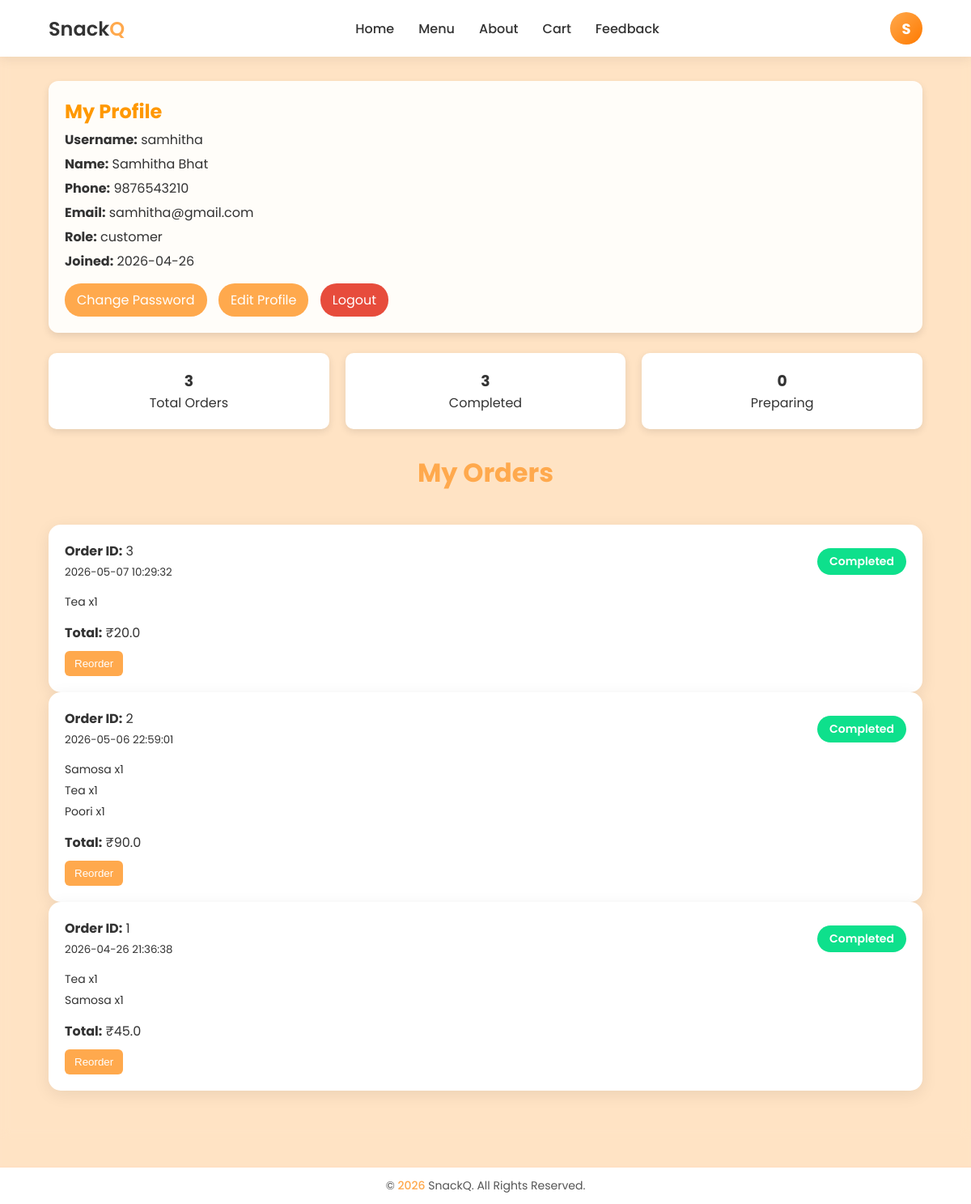
Page /profile (signed in) on the committed database.
### tables this page shows
CREATE TABLE users (
            id INTEGER PRIMARY KEY AUTOINCREMENT,
            username TEXT UNIQUE,
            password TEXT,
            role TEXT DEFAULT 'user',
            full_name TEXT,
            email TEXT,
            phone TEXT,
            created_at TEXT DEFAULT CURRENT_TIMESTAMP
        );

CREATE TABLE orders (
            id INTEGER PRIMARY KEY AUTOINCREMENT,
            user_id INTEGER,
            total_amount REAL,
            status TEXT,
            created_at TIMESTAMP DEFAULT CURRENT_TIMESTAMP
        );

CREATE TABLE order_items (
            id INTEGER PRIMARY KEY AUTOINCREMENT,
            order_id INTEGER,
            item_name TEXT,
            price REAL,
            quantity INTEGER
        );

### app.py (the view)
@app.route("/profile")
def profile():
    if session.get("role") != "customer":
        return "Access Denied"
    conn = get_db_connection()
    user = conn.execute("""
        SELECT username, full_name, email, phone, role, created_at
        FROM users
        WHERE id=?
    """, (session["user_id"],)).fetchone()
    active_orders = conn.execute("""
        SELECT id FROM orders
        WHERE status NOT IN ('Completed', 'Cancelled')
        ORDER BY id ASC
    """).fetchall()
    active_order_ids = [order["id"] for order in active_orders]
    orders = conn.execute("""
        SELECT * FROM orders
        WHERE user_id=?
        ORDER BY id DESC
    """, (session["user_id"],)).fetchall()
    orders_with_details = []
    for order in orders:
        items = conn.execute("""
            SELECT * FROM order_items
            WHERE order_id=?
        """, (order["id"],)).fetchall()
        if order["id"] in active_order_ids:
            position = active_order_ids.index(order["id"]) + 1
            orders_ahead = position - 1
            estimated_time = orders_ahead * 5
        else:
            position = "-"
            orders_ahead = "-"
            estimated_time = "-"
        orders_with_details.append({
            "id": order["id"],
            "status": order["status"],
            "created_at": order["created_at"],
            "total_amount": order["total_amount"],
            "items": items,
            "position": position,
            "orders_ahead": orders_ahead,
            "estimated_time": estimated_time
        })
    conn.close()
    return render_template(
        "profile.html",
        orders=orders_with_details,
        user=user
    )

### app.py (called while the page is built)
def get_db_connection():
    conn = sqlite3.connect(DATABASE)
    conn.row_factory = sqlite3.Row
    return conn

### templates/profile.html (shortened to what this page needs)
{% extends "base.html" %}
{% block content %}
<section class="dashboard-section">
    <div class="profile-card">
    <h2>My Profile</h2>
    <div class="profile-info">
        <p><strong>Username:</strong> {{ user.username.split('@')[0] }}</p>
        <p><strong>Name:</strong> {{ user.full_name or "Add your name" }}</p>
        <p><strong>Phone:</strong> {{ user.phone or "Not set" }}</p>
        <p><strong>Email:</strong> {{ user.username }}</p>
        <p><strong>Role:</strong> {{ user.role }}</p>
        {% if user.created_at %}
            <p><strong>Joined:</strong> {{ user.created_at.split(" ")[0] }}</p>
        {% endif %}
    </div>
    <div class="profile-actions">
        <a href="/change_password" class="profile-btn">Change Password</a>
        <a href="/edit_profile" class="profile-btn">Edit Profile</a>
        <a href="/logout" class="profile-btn logout">Logout</a>
    </div>
    </div>
    <div class="profile-stats">
    <div class="stat-box">
        <h3>{{ orders|length }}</h3>
        <p>Total Orders</p>
    </div>
    <div class="stat-box">
        <h3>
            {{ orders | selectattr('status', 'equalto', 'Completed') | list | length }}
        </h3>
        <p>Completed</p>
    </div>
    <div class="stat-box">
        <h3>
            {{ orders | selectattr('status', 'equalto', 'Preparing') | list | length }}
        </h3>
        <p>Preparing</p>
    </div>
    </div>
    <h2 class="dashboard-title">My Orders</h2>
    {% if orders %}
        {% for order in orders %}
        <div class="order-card">
            <div class="order-header">
                <div>
                    <strong>Order ID:</strong> {{ order.id }} <br>
                    <small class="order-date">{{ order.created_at }}</small>
                </div>
                <span class="status-badge {{ order.status }}">
                    {{ order.status }}
                </span>
            </div>
            <div class="order-items">
                {% for item in order["items"] %}
                <div class="order-item">
                    <span>{{ item.item_name }}</span>
                    <span>x{{ item.quantity }}</span>
                </div>
                {% endfor %}
            </div>
            <div class="order-total">
                <strong>Total:</strong> ₹{{ order.total_amount }}
            </div>
            {% if order.status != "Cancelled" %}
                <form method="POST" action="/reorder/{{ order.id }}">
                    <button class="reorder-btn">Reorder</button>
                </form>
            {% endif %}
        </div>
        {% endfor %}
    {% else %}
        <div class="no-orders">
            <p>No orders yet 🍽</p>
            <a href="/menu" class="auth-btn">Order Now</a>
        </div>
    {% endif %}
</section>
{% endblock %}

### static/css/style.css (style rules this page uses)
* { margin: 0; padding: 0; box-sizing: border-box; }
html, body { height: 100%; margin: 0; }
body { min-height: 100vh; display: flex; flex-direction: column; font-family: 'Poppins', sans-serif; background-color: #FFF7ED; color: #333; }
button, a { transition: all 0.25s ease; }
h2 { color: #ff9800; }
.profile-card { background: rgba(255, 255, 255, 0.9); padding: 20px; border-radius: 12px; margin-bottom: 25px; box-shadow: 0 4px 10px rgba(0, 0, 0, 0.1); }
.profile-info p { margin: 5px 0; }
.profile-actions { margin-top: 15px; }
.profile-btn { display: inline-block; padding: 8px 15px; margin-right: 10px; border-radius: 20px; background: #FFA94D; color: white; text-decoration: none; }
.profile-btn.logout { background: #e74c3c; }
.profile-stats { display: flex; gap: 20px; margin-bottom: 30px; }
.stat-box { flex: 1; background: white; padding: 20px; border-radius: 10px; text-align: center; box-shadow: 0 3px 10px rgba(0, 0, 0, 0.1); }
.dashboard-section { padding: 40px 60px 60px; backdrop-filter: blur(6px); }
.dashboard-title { text-align: center; font-size: 32px; color: #FFA94D; margin-bottom: 40px; }
.order-card { background: white; padding: 20px; border-radius: 15px; box-shadow: 0 5px 20px rgba(0, 0, 0, 0.08); transition: 0.3s ease; }
.order-header { display: flex; justify-content: space-between; align-items: center; margin-bottom: 15px; }
.order-items { margin-bottom: 15px; }
.order-item { font-size: 14px; margin-bottom: 5px; }
.reorder-btn { background: #FFA94D; border: none; padding: 8px 12px; margin-top: 10px; border-radius: 6px; color: white; cursor: pointer; }
.status-badge { padding: 6px 15px; border-radius: 20px; font-size: 14px; color: white; text-transform: capitalize; font-weight: 600; }
.status-badge.Completed { background: #0ee08c; }

### rows in the picture
users: username "samhitha", full_name "Samhitha Bhat", phone "9876543210", username "samhitha@gmail.com", role "customer", created_at "2026-04-26"
orders: id "3", created_at "2026-05-07 10:29:32", status "Completed", total_amount "20.0"
order_items: item_name "Tea", quantity "1"
orders: id "2", created_at "2026-05-06 22:59:01", status "Completed", total_amount "90.0"
order_items: item_name "Samosa", quantity "1"
order_items: item_name "Tea", quantity "1"
order_items: item_name "Poori", quantity "1"
orders: id "1", created_at "2026-04-26 21:36:38", status "Completed", total_amount "45.0"
order_items: item_name "Tea", quantity "1"
order_items: item_name "Samosa", quantity "1"

### other values in the picture
{{ session.get("user")[0].upper() if session.get("user") else "U" }} "S"
{{ orders|length }} "3"
{{ orders | selectattr('status', 'equalto', 'Completed') | list | length }} "3"
{{ orders | selectattr('status', 'equalto', 'Preparing') | list | length }} "0"
